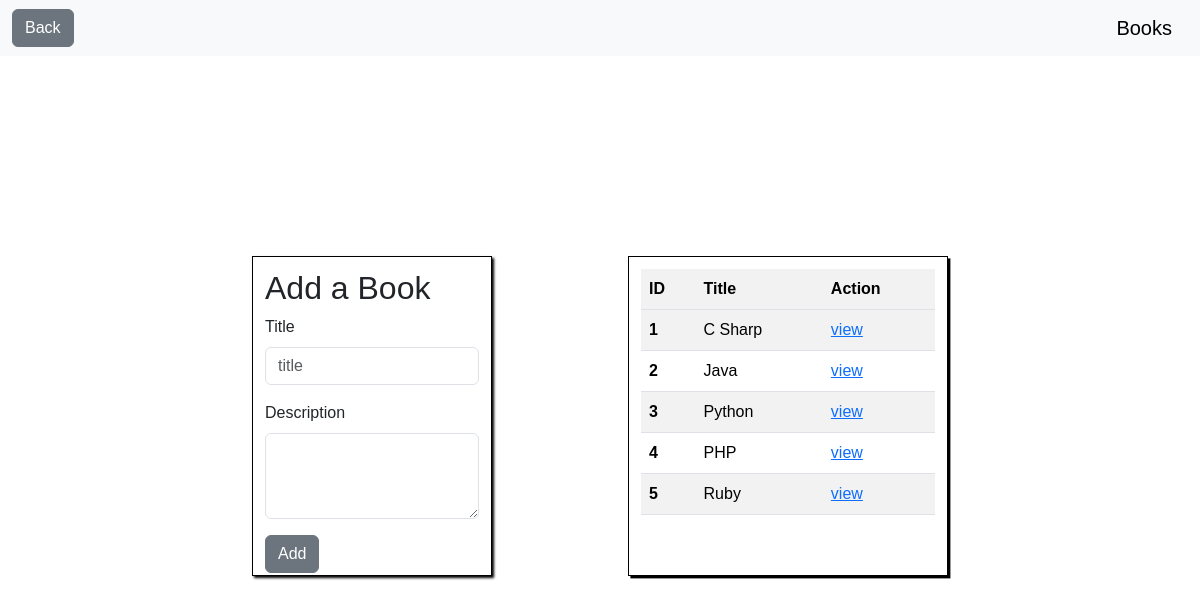
Page /books on the earlier database version.
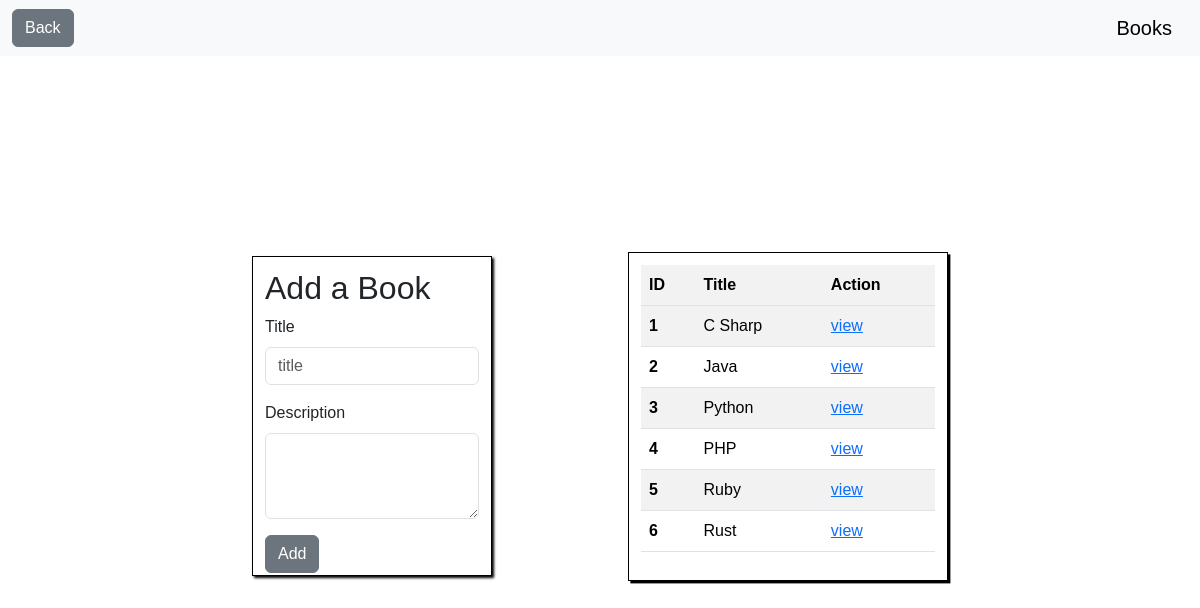
Same page on the later database version.
### books_authors_app/models.py (models this page shows)
class Book(models.Model):
    title = models.CharField(max_length=255)
    desc = models.TextField(default=" ")
    created_at = models.DateTimeField(auto_now_add=True)
    updated_at = models.DateTimeField(auto_now=True)

### books_authors_app/views.py (the view)
# urls.py: path('books', views.books),
def books(request):
    context = {
        'books' : models.get_all_books()
    }
    return render(request, "book_add.html", context)

### books_authors_app/models.py (called while the page is built)
def get_all_books():
    return Book.objects.all()

### books_authors_app/templates/book_add.html (shortened to what this page needs)
<!DOCTYPE html>
<html lang="en">
<head>
    {% load static %}
    <link rel="stylesheet" href="{% static 'css/bootstrap/bootstrap.css' %}">
    <link rel="stylesheet" href="{% static 'css/my_css/my_style.css' %}">
</head>
<body>
    <nav class="navbar bg-body-tertiary">
        <div class="container-fluid">
            <a href="/" class="btn btn-secondary">Back</a>
            <a class="navbar-brand">Books</a>
        </div>
    </nav>
    <div class="container">
        <form class="form-add-book" action="/createBook" method="post">
            <h2>Add a Book</h2>
            <div class="mb-3">
                <label class="form-label">Title</label>
                <input type="text" class="form-control" placeholder="title" name="title">
            </div>
            <div class="mb-3">
                <label class="form-label">Description</label>
                <textarea class="form-control" rows="3" name="desc"></textarea>
            </div>
            <button type="submit" class="btn btn-secondary">Add</button>
        </form>
        <div class="table-books">
            <table class="table table-striped">
                <tr>
                    <th scope="col">ID</th>
                    <th scope="col">Title</th>
                    <th scope="col">Action</th>
                  </tr>
                <tbody>
                    {% for book in books %}
                    <tr>
                        <th scope="row">{{ book.id }}</th>
                        <td>{{ book.title }}</td>
                        <td><a href="/book/{{ book.id }}">view</a></td>
                    </tr>
                    {% endfor %}
                </tbody>
            </table>
        </div>
    </div>
</body>
</html>

Differences in the rows shown:
added Book: id "6", title "Rust"
